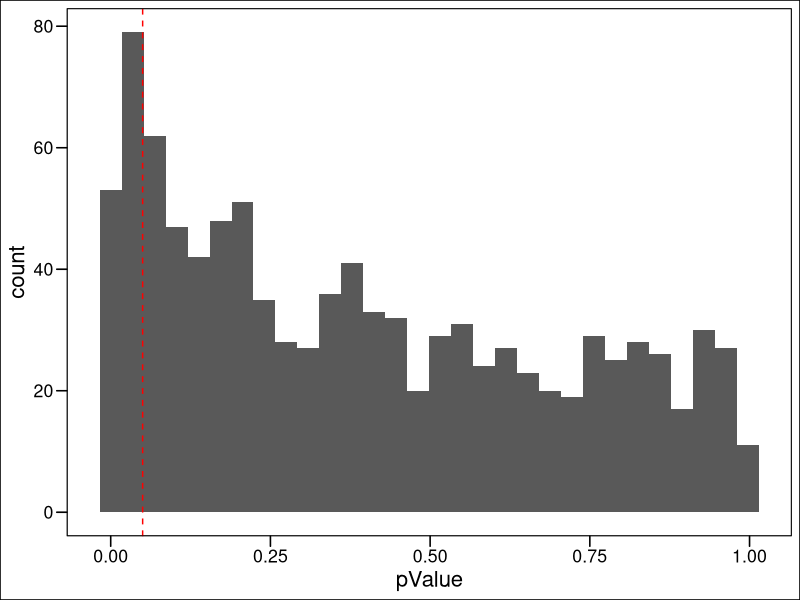

Reproduce this figure in R.
## ---- chunk 1
#Simulate some data with known effect
# loop through 10000 simulations
library(tidyverse)

ttest_sim<-function(nSim=1000, n=6, C_mean=12, T_mean=16, C_sd=2, T_sd=2){
out_frame<-rep(NA,nSim)

for (i in seq_along(out_frame)){
control=rnorm(n,C_mean, C_sd)
treatment=rnorm(n,T_mean, T_sd)
ttest<-t.test(control,treatment)
out_frame[i]<-ttest$p.value
}

data_out<-data.frame(nSim=1:nSim,pValue=out_frame)

data_out |> 
  ggplot(aes(pValue))+
  geom_histogram()+
  geom_vline(xintercept = 0.05, lty=2, colour="red")+
  ggthemes::theme_base()
  
}

ttest_sim(nSim=1000, n=6, C_mean=12, T_mean=14, C_sd=4, T_sd=4)
